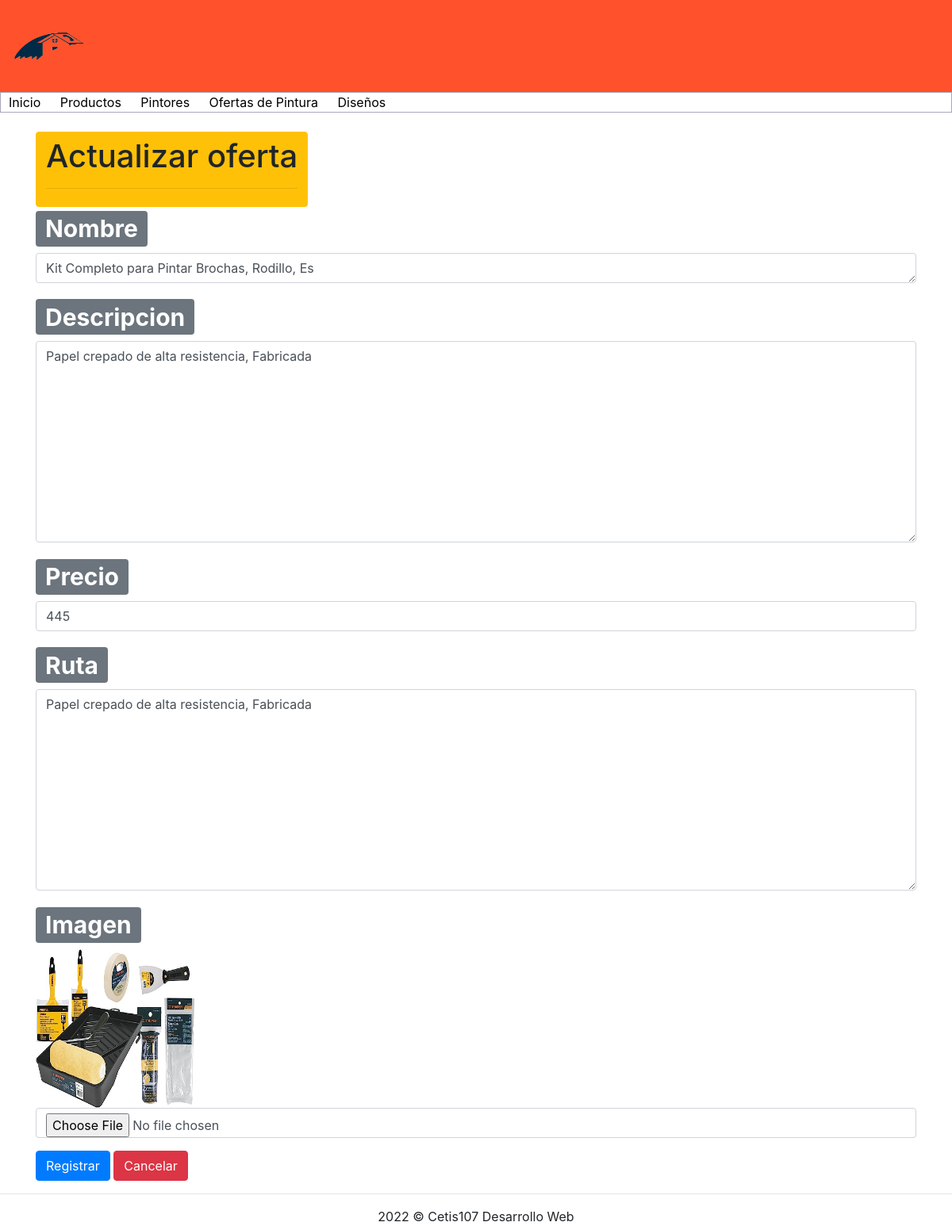
The app's page /PaintHouse/actualizar_productos.php?id=1 with its own data.
### tables this page shows
CREATE TABLE `productos` (
  `Productos_id` int(11) NOT NULL,
  `nombre` varchar(45) DEFAULT NULL,
  `descripcion` varchar(45) DEFAULT NULL,
  `precio` int(11) DEFAULT NULL,
  `ruta` varchar(45) DEFAULT NULL,
  `url` varchar(500) DEFAULT NULL
);

### PaintHouse/actualizar_productos.php (the view, shortened to what this page needs)
<!DOCTYPE html>
<html lang="en">
<head>
    <link rel="stylesheet" href="css/bootstrap.css">
    <link rel="stylesheet" href="Documento.css">
</head>
<body>
    <?php
        include 'conexion.php';
        $productos_id = $_GET["id"];
        $sql = "SELECT * FROM productos WHERE Productos_id=" . $productos_id;
        $resultado = $conexion->query($sql);
        $registro = $resultado->fetch_assoc();
    ?>
    <?php include 'menu.php'; ?>
    <br>
    <div class="container">
        <div class="row">
            <div class="col-12">
            <button type="button" class="btn btn-warning"><h1>Actualizar oferta</h1><hr></button>
                <form method="post" action="editar_productos.php" enctype="multipart/form-data">
                         <div class="form-group">
                    <h1><span class="badge badge-secondary">Nombre</span></h1>
                        <textarea name="nombre" id="" cols="1" rows="1" class="form-control"><?php echo $registro["nombre"] ?></textarea>
                    </div>
                    <div class="form-group">
                    <h1><span class="badge badge-secondary">Descripcion</span></h1>
                        <textarea name="descripcion" id="" cols="30" rows="10" class="form-control"><?php echo $registro["descripcion"] ?>
                        </textarea>
                    </div>
                    <div class="form-group">
                    <h1><span class="badge badge-secondary">Precio</span></h1>
                        <input value="<?php echo $registro["precio"] ?>" type="number" class="form-control" name="precio" placeholder="Teclea el precio">
                    </div>
                    <div class="form-group">
                    <h1><span class="badge badge-secondary">Ruta</span></h1>
                        <textarea name="ruta" id="" cols="30" rows="10" class="form-control"><?php echo $registro["descripcion"] ?>
                        </textarea>
                    </div>
                    <div class="form-group">
                    <h1><span class="badge badge-secondary">Imagen</span></h1>
                    <img src= "<?php echo $registro['url']; ?>" alt="" width="200" height="200" value="<?php echo $registro['url']; ?>" name="nombre_imagen">
                        <input type="file" class="form-control" name="imagen" placeholder="Teclea el nombre">
                    </div>
                        <input type="submit" class="btn btn-primary" value="Registrar">
                        <a href="productos.php" class="btn btn-danger">Cancelar</a>
                    </div>
            </div>
        </div>
    <footer class="text-center">
        <hr>
        2022 &copy; Cetis107 Desarrollo Web
    </footer>
</body>
</html>

### records on screen
productos: nombre "Kit Completo para Pintar Brochas, Rodillo, Es", descripcion "Papel crepado de alta resistencia, Fabricada", precio "445", ruta "Papel crepado de alta resistencia, Fabricada", url (picture)
